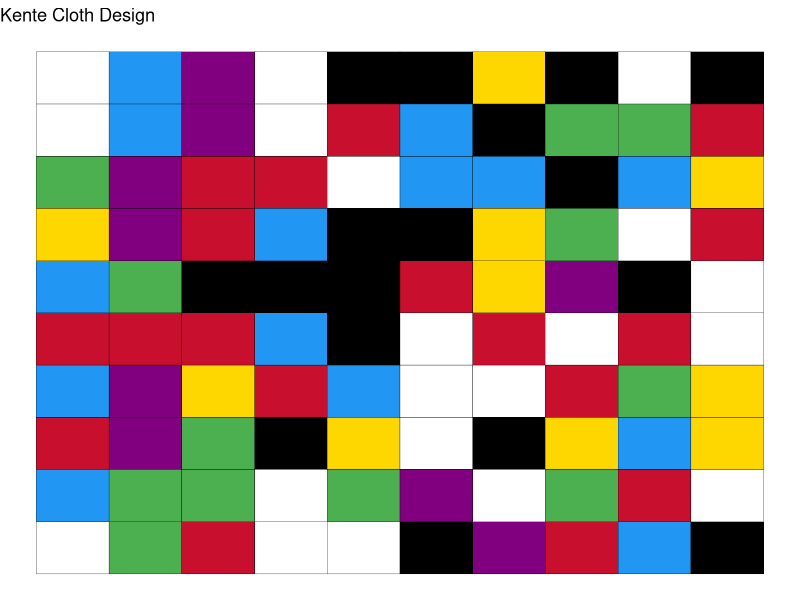
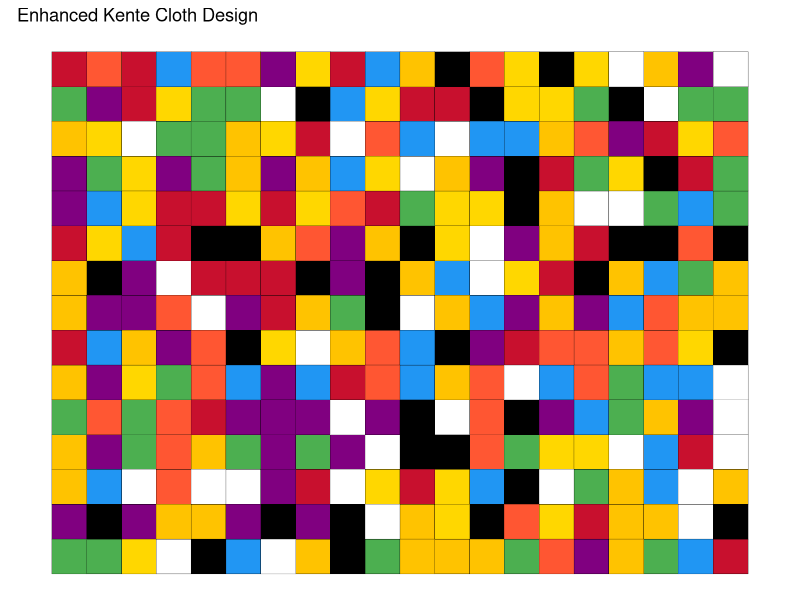
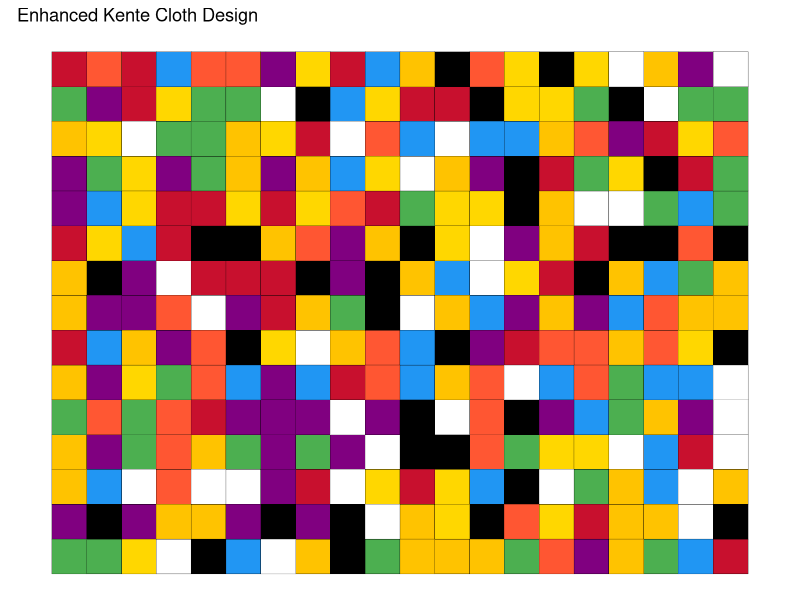
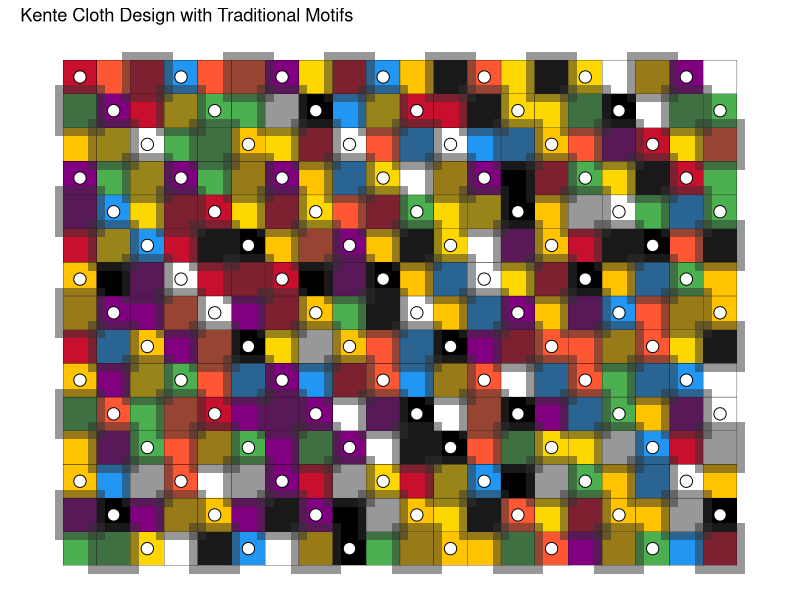

Write R code to recreate these figures, in order.
# Kente Cloth Designs Perplexity

# Plot 1

# Load necessary libraries
library(ggplot2)

# Define the colors for the kente cloth
colors <- c("#C8102E", "#FFD700", "#4CAF50", "#2196F3", "#000000", "#FFFFFF", "#800080")

# Create a data frame for the pattern
kente_pattern <- expand.grid(x = 1:10, y = 1:10)
kente_pattern$color <- sample(colors, nrow(kente_pattern), replace = TRUE)

# Generate the kente cloth design
ggplot(kente_pattern, aes(x = x, y = y, fill = color)) +
  geom_tile(color = "black") +
  scale_fill_identity() +
  theme_void() +
  theme(legend.position = "none") +
  ggtitle("Kente Cloth Design")

# Plot 2

# Load necessary libraries
library(ggplot2)
library(dplyr)

# Set seed for reproducibility
set.seed(123)

# Define the colors for the kente cloth
colors <- c("#C8102E", "#FFD700", "#4CAF50", "#2196F3", "#000000", "#FFFFFF", "#800080", "#FF5733", "#FFC300")

# Create a data frame for the pattern with more complexity
kente_pattern <- expand.grid(x = 1:20, y = 1:15)

# Create a more complex color distribution with geometric shapes
kente_pattern$color <- sample(colors, nrow(kente_pattern), replace = TRUE)

# Introduce geometric patterns by modifying color assignment based on position
kente_pattern$shape <- ifelse((kente_pattern$x + kente_pattern$y) %% 2 == 0, "striped", "plain")

# Generate the kente cloth design
ggplot(kente_pattern, aes(x = x, y = y)) +
  geom_tile(aes(fill = color), color = "black") +
  geom_tile(data = kente_pattern %>% filter(shape == "striped"),
            aes(fill = color), alpha = 0.5) +
  scale_fill_identity() +
  theme_void() +
  theme(legend.position = "none") +
  ggtitle("Enhanced Kente Cloth Design") +
  coord_fixed(ratio = 1) # Maintain aspect ratio for squares

# Plot 2

# Load necessary libraries
library(ggplot2)
library(dplyr)

# Set seed for reproducibility
set.seed(123)

# Define the colors for the kente cloth
colors <- c("#C8102E", "#FFD700", "#4CAF50", "#2196F3", "#000000", "#FFFFFF", "#800080", "#FF5733", "#FFC300")

# Create a data frame for the pattern with more complexity
kente_pattern <- expand.grid(x = 1:20, y = 1:15)

# Create a more complex color distribution with geometric shapes
kente_pattern$color <- sample(colors, nrow(kente_pattern), replace = TRUE)

# Introduce geometric patterns by modifying color assignment based on position
kente_pattern$shape <- ifelse((kente_pattern$x + kente_pattern$y) %% 2 == 0, "striped", "plain")

# Generate the kente cloth design
ggplot(kente_pattern, aes(x = x, y = y)) +
  geom_tile(aes(fill = color), color = "black") +
  geom_tile(data = kente_pattern %>% filter(shape == "striped"),
            aes(fill = color), alpha = 0.5) +
  scale_fill_identity() +
  theme_void() +
  theme(legend.position = "none") +
  ggtitle("Enhanced Kente Cloth Design") +
  coord_fixed(ratio = 1) # Maintain aspect ratio for squares

# Plot 3

# Load necessary libraries
library(ggplot2)
library(dplyr)

# Set seed for reproducibility
set.seed(123)

# Define the colors for the kente cloth
colors <- c("#C8102E", "#FFD700", "#4CAF50", "#2196F3", "#000000", "#FFFFFF", "#800080", "#FF5733", "#FFC300")

# Create a data frame for the pattern with more complexity
kente_pattern <- expand.grid(x = 1:20, y = 1:15)

# Create a more complex color distribution with geometric shapes
kente_pattern$color <- sample(colors, nrow(kente_pattern), replace = TRUE)

# Introduce geometric patterns and motifs
kente_pattern$shape <- ifelse((kente_pattern$x + kente_pattern$y) %% 3 == 0, "large_striped",
                              ifelse((kente_pattern$x + kente_pattern$y) %% 3 == 1, "small_dots", "plain"))

# Adjust the spacing and scale of certain patterns
kente_pattern$size <- ifelse(kente_pattern$shape == "large_striped", 1.5, 
                             ifelse(kente_pattern$shape == "small_dots", 0.5, 1))

# Generate the kente cloth design
ggplot(kente_pattern, aes(x = x, y = y)) +
  geom_tile(aes(fill = color), color = "black") +
  # Add large striped pattern
  geom_tile(data = kente_pattern %>% filter(shape == "large_striped"),
            aes(width = size, height = size), alpha = 0.5) +
  # Add small dot pattern
  geom_point(data = kente_pattern %>% filter(shape == "small_dots"),
             aes(size = size), shape = 21, fill = "white", color = "black") +
  scale_fill_identity() +
  scale_size_continuous(range = c(1, 5)) + # Adjust point sizes for dots
  theme_void() +
  theme(legend.position = "none") +
  ggtitle("Kente Cloth Design with Traditional Motifs") +
  coord_fixed(ratio = 1) # Maintain aspect ratio for squares
